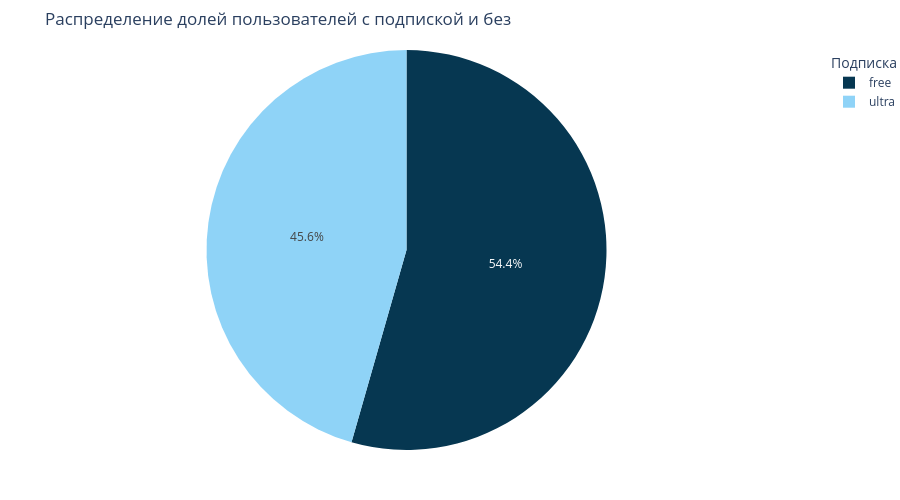

Write notebook code for a chart like this one.
### Markdown cell above
В данных представлено всего __два вида подписок__: 
- ``free`` — подписки нет, нет помесячного платежа, но цены за минуту поездки выше, а также есть плата за старт поездки;
- ``ultra`` — подписка есть, есть помесячный платеж, но цены за минуту ниже, а также нет платы за старт поездки.

### Code cell
fig = px.pie((users
             .groupby('subscription_type')['user_id']
             .count()
             .reset_index()
             .rename(columns={
                 'subscription_type': 'Подписка', 
                 'user_id': 'Пользователей'}))
             .sort_values(by='Пользователей', ascending=False),
             
             values='Пользователей', 
             names='Подписка', 
             color_discrete_sequence=[colors[0], colors[7]],
             title='Распределение долей пользователей с подпиской и без', 
             height=500)

fig.update_traces(textposition='inside', textinfo='percent', hovertemplate='')
fig.update_layout(showlegend=True, legend_title='Подписка',
                  plot_bgcolor='AliceBlue',
                  margin={"r": 0, "t": 50, "l": 0, "b": 50})

fig.show()

### Figure 1 — Plotly figure (JSON) as saved in the notebook; plotly's stock layout.template omitted (floating-point values rounded to 4 significant figures)
{"data": [{"domain": {"x": [0, 1], "y": [0, 1]}, "hovertemplate": "", "labels": ["free", "ultra"], "legendgroup": "", "name": "", "showlegend": true, "textinfo": "percent", "textposition": "inside", "type": "pie", "values": [835, 699]}], "layout": {"height": 500, "legend": {"title": {"text": "Подписка"}, "tracegroupgap": 0}, "margin": {"b": 50, "l": 0, "r": 0, "t": 50}, "piecolorway": ["#063751", "#8FD3F7"], "plot_bgcolor": "AliceBlue", "showlegend": true, "title": {"text": "Распределение долей пользователей с подпиской и без"}}}
